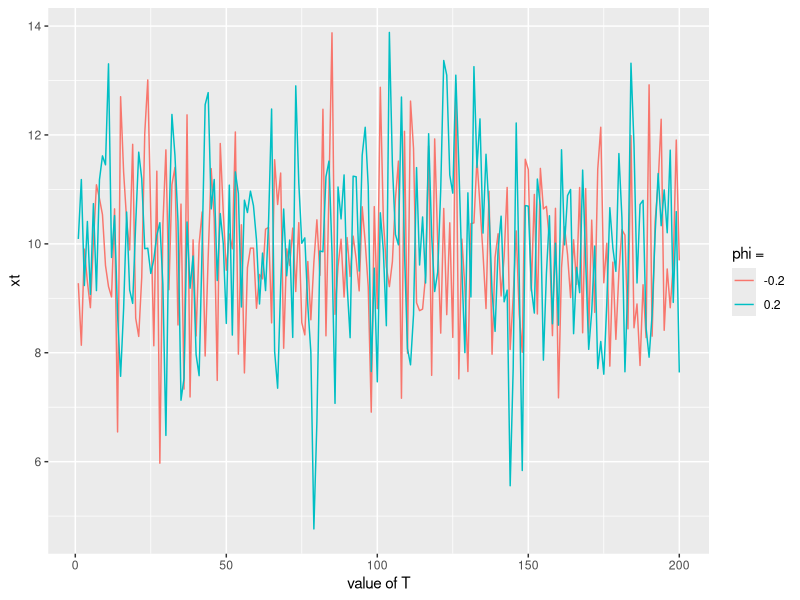
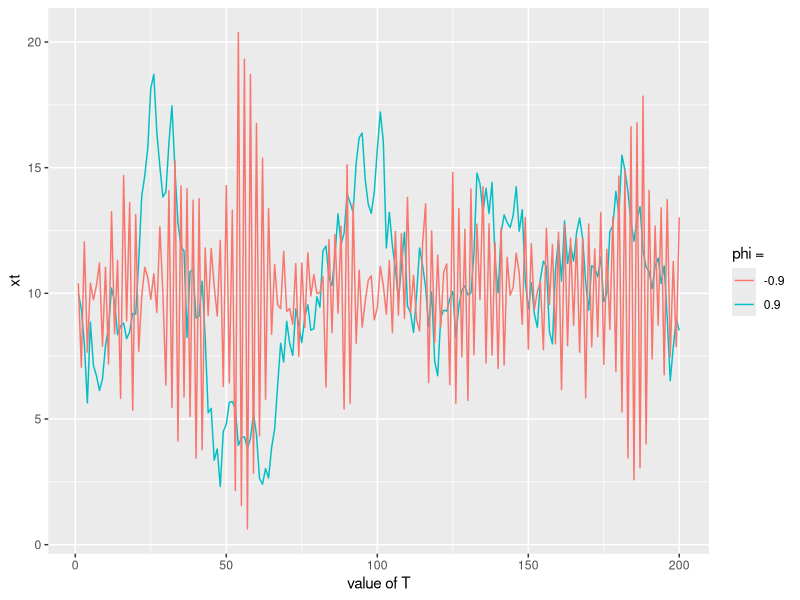

Write R code to recreate these figures, in order.
## ---- chunk 1
knitr::opts_chunk$set(
	echo = FALSE,
	message = FALSE,
	warning = FALSE
)
## ---- chunk 2
library(ggplot2)
T <- 200
mu <- 10
sigma_2 <- 2

phi <- seq(-1,1,0.05)

AR_func <- function(mu, phi, x_prev, e_mu, e_sigma_sq) {
	err <- rnorm(1, e_mu, sqrt(e_sigma_sq))
	#print(err)
	#err <- 0
	return(mu + phi * (x_prev - mu) + err)
}


calced_val <- matrix(nrow = T,ncol=length(phi))
xt <- mu
#xt <- rnorm(1,mu,)

for (i in 1:length(phi)) {
	for (t in 1:T) {
		xt <- AR_func(mu,phi[i],xt,0,sigma_2)
		calced_val[t,i] <- xt
	}
}

df <- data.frame(calced_val)
colnames(df) <- phi
plot_df <- ggplot() +
	geom_line(aes(x=1:nrow(calced_val),y=as.matrix(df["-0.2"]),color="-0.2")) +
	geom_line(aes(x=1:nrow(calced_val),y=as.matrix(df["0.2"]),color="0.2")) +
	xlab("value of T") + ylab("xt") + labs(colour="phi =")
plot_df_2 <- ggplot() +
	geom_line(aes(x=1:nrow(calced_val),y=as.matrix(df["0.9"]),color="0.9")) +
	geom_line(aes(x=1:nrow(calced_val),y=as.matrix(df["-0.9"]),color="-0.9")) +
	xlab("value of T") + ylab("xt") + labs(colour="phi =")


plot_df


## ---- chunk 3
plot_df_2
